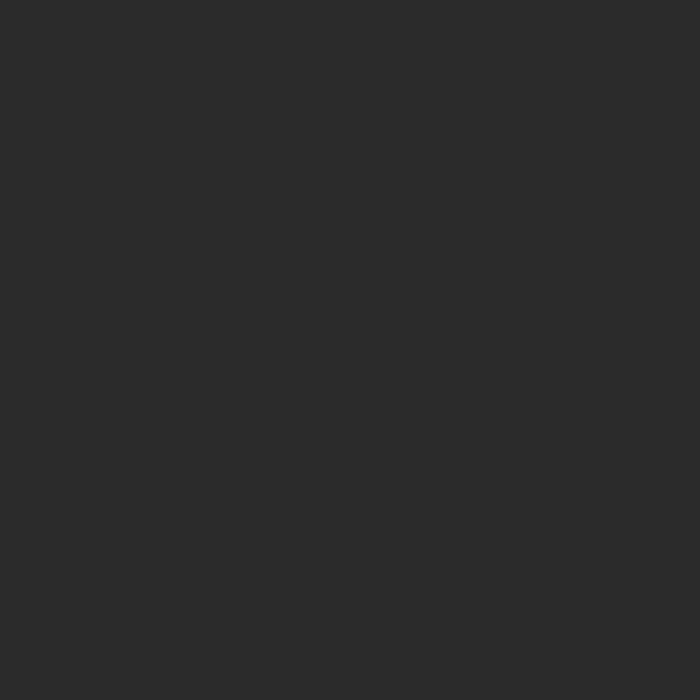
Frame 1 (no input)
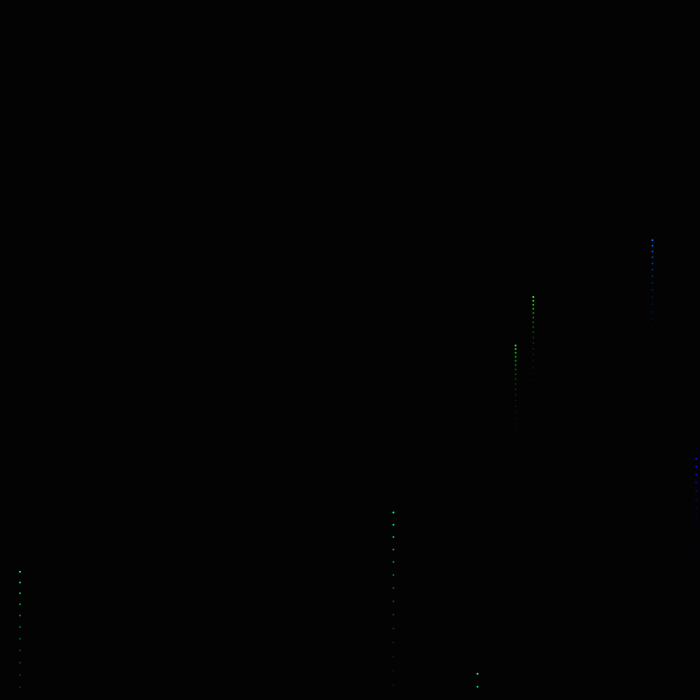
Frame 60 (no input)
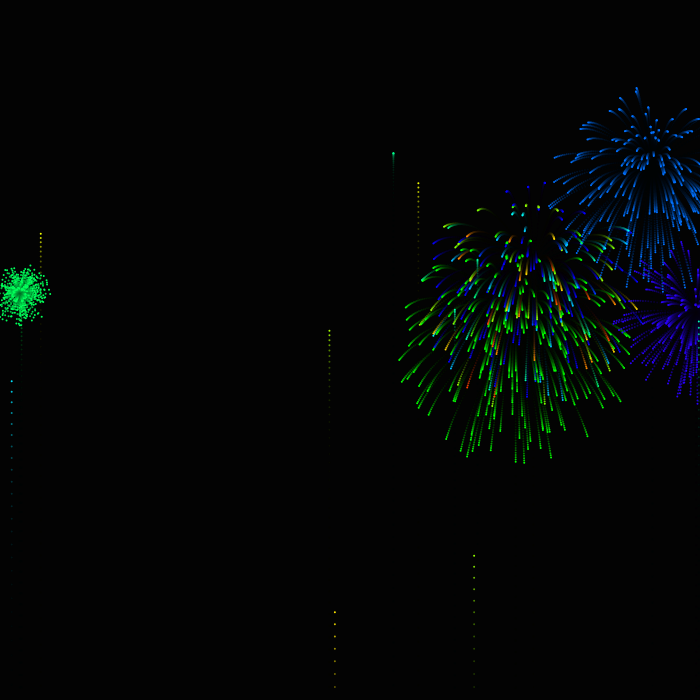
Frame 120 (the mouse pressed at the canvas centre since frame 60)

The p5.js sketch that drew these frames (run headless with seeded random() and noise() and a simulated clock; from frame 60 on, the mouse is pressed at the canvas centre):

// p5.js sketch
// ── sketch.js
var fireworks=[];
var gravity;



function setup() {
	createCanvas(700,700);
		background(51);
		colorMode(HSB);
	gravity=createVector(0,0.2);
	//fireworks.push(new Firework());
	stroke(255);
	strokeWeight(6);


}

function draw() {
	colorMode(RGB);
	background(0,0,0,40);
	if(random(1,100)<=10)
	fireworks.push(new Firework());

	for(var i=fireworks.length-1;i>=0;--i)
	{
		fireworks[i].update();
		fireworks[i].show();
		if(fireworks[i].done())
		fireworks.splice(i,1);


	}



}

// ── firework.js
function Firework(){


  this.exploded=false;
    this.hu=random(255);
  this.firework=new particle(random(width),height,this.hu,this.exploded);
  this.exploded_particles=[];



this.update=function(){
  if(!this.exploded)
      {this.firework.applyForce(gravity);
	         this.firework.update();

                if(this.firework.vel.y>=0)
                  {this.exploded=true;
                    this.explode();
                }

          }
          else {for(var i=this.exploded_particles.length-1;i>=0;--i)
                  {var v=createVector(0,0.06);
                    this.exploded_particles[i].applyForce(v);
                  this.exploded_particles[i].update();
                  if(this.exploded_particles[i].done())
                    this.exploded_particles.splice(i,1);
                }
          }


          }
this.explode=function()
{ var sel=false;
    if(random(100)<=20)
        sel=true;

  for(var i=0;i<200;i++){if(sel)
                                {if(random(100)<=10)
                                  this.hu=random(255);}
              var p=new particle(this.firework.pos.x,this.firework.pos.y,this.hu,this.exploded);

                this.exploded_particles.push(p);
            }


}

  this.show=function(){
    if(!this.exploded)
    this.firework.show();
else
      {for(var i=0;i<this.exploded_particles.length;++i)
            this.exploded_particles[i].show();}

  }
  this.done=function()
  {if(this.exploded&&this.exploded_particles.length==0)
    return true;
    else
     return false;

  }

}

// ── firework_particle.js
function particle(x,y,my_hu,is_exploded)
{
this.pos=createVector(x,y);
this.acc=createVector(0,0);
this.my_hu=my_hu;
this.is_exploded=is_exploded;
this.vel;
this.lifespan=255;
if(!this.is_exploded)
{this.vel=createVector(0,random(-16,-12));
}
else {//this.vel=createVector(random(-11,11),random(-11,11));

        this.vel=p5.Vector.random2D();
        this.vel.mult(random(1,6));
      //  console.log(this.vel.x+" "+this.vel.y);
    }


this.applyForce=function(force){
  this.acc.add(force);
}


this.update=function(){
  if(this.is_exploded)
      {this.vel.mult(0.96);
        this.lifespan-=5;}

  this.vel.add(this.acc);

  this.pos.add(this.vel);
  this.acc.mult(0);

}
this.show=function(){
colorMode(HSB)
  if(this.is_exploded)
        {
          strokeWeight(2);
        stroke(this.my_hu,255,255,this.lifespan);


      }
        else{
              strokeWeight(2);
              stroke(this.my_hu,255,255);
            }
          point(this.pos.x,this.pos.y);
        }

        this.done=function()
        {
          if(this.lifespan<0)
          return true;
          else
          return false;
        }
}
